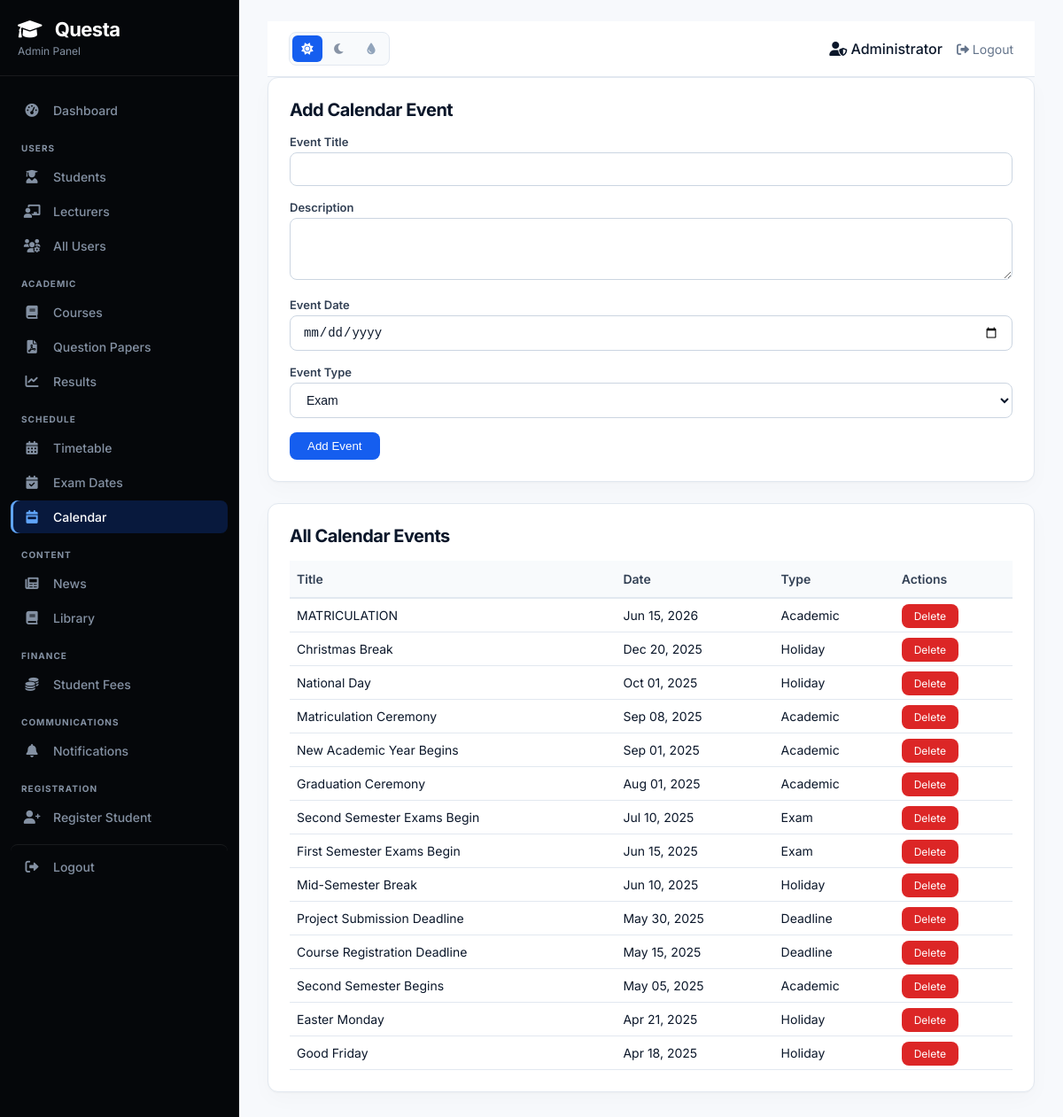
Screenshot of /admin/manage-calendar.php (signed in) with the database file from the repository.
### tables this page shows
CREATE TABLE `calendar_events` (
  `id` int(11) NOT NULL,
  `title` varchar(255) NOT NULL,
  `description` text DEFAULT NULL,
  `event_date` date NOT NULL,
  `event_type` enum('exam','holiday','academic','registration','deadline') DEFAULT 'academic',
  `created_at` timestamp NOT NULL DEFAULT current_timestamp()
);

### admin/manage-calendar.php (the view, shortened to what this page needs)
<?php
require_once '../includes/config.php';
$events = $pdo->query("SELECT * FROM calendar_events ORDER BY event_date DESC")->fetchAll();
$eventTypes = ['exam', 'holiday', 'academic', 'registration', 'deadline'];
include 'header.php';
?>
<div class="admin-card">
    <h2>Add Calendar Event</h2>
    <form method="POST">
        <div class="form-group">
            <label>Event Title</label>
            <input type="text" name="title" class="form-input" required>
        </div>
        <div class="form-group">
            <label>Description</label>
            <textarea name="description" class="form-input" rows="3"></textarea>
        </div>
        <div class="form-group">
            <label>Event Date</label>
            <input type="date" name="event_date" class="form-input" required>
        </div>
        <div class="form-group">
            <label>Event Type</label>
            <select name="event_type" class="form-select" required>
                <?php foreach ($eventTypes as $type): ?>
                    <option value="<?php echo $type; ?>"><?php echo ucfirst($type); ?></option>
                <?php endforeach; ?>
            </select>
        </div>
        <button type="submit" name="add_event" class="btn-primary">Add Event</button>
    </form>
</div>
<div class="admin-card">
    <h2>All Calendar Events</h2>
    <table class="admin-table">
        <thead>
            <tr><th>Title</th><th>Date</th><th>Type</th><th>Actions</th></tr>
        </thead>
        <tbody>
            <?php foreach ($events as $event): ?>
            <tr>
                <td><?php echo htmlspecialchars($event['title']); ?></td>
                <td><?php echo date('M d, Y', strtotime($event['event_date'])); ?></td>
                <td><?php echo ucfirst($event['event_type']); ?></td>
                <td><a href="?delete=<?php echo $event['id']; ?>" class="btn-danger" onclick="return confirm('Delete this event?')">Delete</a></td>
            </tr>
            <?php endforeach; ?>
        </tbody>
    </table>
</div>
<?php include 'footer.php'; ?>

### assets/css/professional.css (style rules this page uses)
:root { color-scheme: light; --bg-primary: #f7f9fc; --bg-secondary: #ffffff; --surface-primary: #ffffff; --surface-secondary: #f8fafc; --surface-elevated: #ffffff; --text-primary: #0b172a; --text-secondary: #334155; --text-muted: #64748b; --border-color: #e2e8f0; --border-strong: #cbd5e1; --accent: #155eef; --accent-hover: #0b4acb; --accent-soft: #eff6ff; --accent-border: #bfdbfe; --hero-bg: #07111f; --hero-border: #172a46; --sidebar-bg: #05070a; --sidebar-surface: #0c1119; --sidebar-text: #d7dfeb; --sidebar-muted: #8491a3; --sidebar-accent: #60a5fa; --sidebar-active: rgba(21, 94, 239, 0.22); --card-shadow: 0 1px 2px rgba(15, 23, 42, 0.03), 0 8px 24px rgba(15, 23, 42, 0.025); --card-shadow-hover: 0 10px 28px rgba(15, 23, 42, 0.07); --success: #15803d; --success-soft: #f0fdf4; --warning: #b45309; --warning-soft: #fffbeb; --danger: #dc2626; --danger-soft: #fef2f2; --radius-sm: 6px; --radius-md: 8px; --radius-lg: 12px; }
html { background: var(--bg-primary); }
body { background: var(--bg-primary) !important; color: var(--text-primary) !important; font-family: Inter, -apple-system, BlinkMacSystemFont, "Segoe UI", sans-serif !important; -webkit-font-smoothing: antialiased; text-rendering: optimizeLegibility; }
h1, h2, h3, h4, h5, h6 { color: var(--text-primary); letter-spacing: -0.025em; }
a, button, input, select, textarea { transition: color 160ms ease, background-color 160ms ease, border-color 160ms ease, box-shadow 160ms ease, opacity 160ms ease !important; }
.card, .stat-card, .feature-card, .action-card, .recent-papers, .search-filter-bar, .paper-card, .quiz-section, .desktop-timetable, .day-selector, .schedule-card, .exam-card, .calendar-container, .notification-banner, .semester-selector, .financial-card, .payment-stats, .recent-payments, .category-tabs, .resource-card, .profile-card, .admin-card, .modal-container, .pdf-modal-content, .chatbot-window, .empty-state, .upload-container { background: var(--surface-primary) !important; border: 1px solid var(--border-color) !important; border-radius: var(--radius-lg) !important; box-shadow: var(--card-shadow) !important; }
.btn-primary, .login-btn, .reset-btn, .request-btn-header, .notif-btn, .notif-btn-small, .upload-btn, .upload-btn:not(input), .empty-btn, .download-link, .btn-submit, .btn-print-result, .chatbot-toggle, .chatbot-input button, .modal-header, .pdf-modal-header { background: var(--accent) !important; background-image: none !important; color: #ffffff !important; border-color: var(--accent) !important; border-radius: var(--radius-md) !important; box-shadow: none !important; }
.btn-danger { background: var(--danger) !important; color: #ffffff !important; border-radius: var(--radius-md) !important; }
.form-input, .form-select, .input-wrapper input, .search-box input, .filter-group select, .quiz-selector select, textarea, select, input[type="text"], input[type="email"], input[type="password"], input[type="number"], input[type="date"], input[type="time"], input[type="url"] { background: var(--surface-primary) !important; color: var(--text-primary) !important; border: 1px solid var(--border-strong) !important; border-radius: var(--radius-md) !important; box-shadow: none !important; }
.form-group label, .form-label, .selector-label { color: var(--text-secondary) !important; }
input::placeholder, textarea::placeholder { color: var(--text-muted) !important; opacity: 0.8; }
.data-table, .admin-table, .timetable-table, .results-table, .payment-table { color: var(--text-primary) !important; }
.data-table th, .admin-table th, .timetable-table th, .results-table th, .payment-table th { background: var(--surface-secondary) !important; color: var(--text-secondary) !important; border-color: var(--border-color) !important; }
.data-table td, .admin-table td, .timetable-table td, .results-table td, .payment-table td { background: transparent !important; color: var(--text-primary) !important; border-color: var(--border-color) !important; }
.admin-card h2, .admin-card h3, .admin-main-content h1 { color: var(--text-primary) !important; }

### rows the page displays
calendar_events: title "MATRICULATION", event_date "Jun 15, 2026", event_type "Academic"
calendar_events: title "Christmas Break", event_date "Dec 20, 2025", event_type "Holiday"
calendar_events: title "National Day", event_date "Oct 01, 2025", event_type "Holiday"
calendar_events: title "Matriculation Ceremony", event_date "Sep 08, 2025", event_type "Academic"
calendar_events: title "New Academic Year Begins", event_date "Sep 01, 2025", event_type "Academic"
calendar_events: title "Graduation Ceremony", event_date "Aug 01, 2025", event_type "Academic"
calendar_events: title "Second Semester Exams Begin", event_date "Jul 10, 2025", event_type "Exam"
calendar_events: title "First Semester Exams Begin", event_date "Jun 15, 2025", event_type "Exam"
calendar_events: title "Mid-Semester Break", event_date "Jun 10, 2025", event_type "Holiday"
calendar_events: title "Project Submission Deadline", event_date "May 30, 2025", event_type "Deadline"
calendar_events: title "Course Registration Deadline", event_date "May 15, 2025", event_type "Deadline"
calendar_events: title "Second Semester Begins", event_date "May 05, 2025", event_type "Academic"
calendar_events: title "Easter Monday", event_date "Apr 21, 2025", event_type "Holiday"
calendar_events: title "Good Friday", event_date "Apr 18, 2025", event_type "Holiday"

### other values shown
$_SESSION['user_name'] "Administrator"
form field event_type "Exam"
